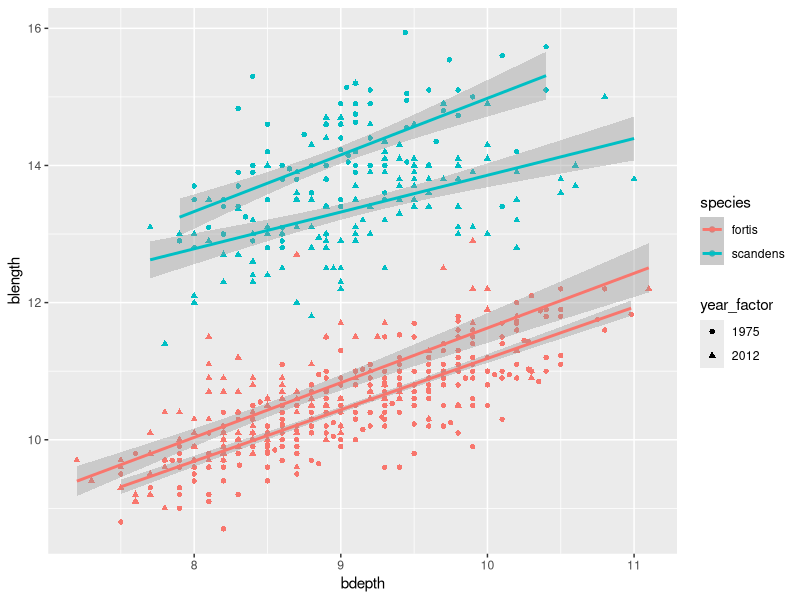

R code for this plot:
## ---- chunk 1
#| label: setup
#| include: false

library(tidyverse)
finch <- read.csv(here::here("data/galapago-finches.csv"))
## ---- chunk 2
library(tidyverse)
finch <- read.csv(here::here("data/galapago-finches.csv"))
as_tibble(finch)
## ---- chunk 3
finch2 <- finch |>
  mutate(year_factor = factor(year))
as_tibble(finch2)
## ---- chunk 4
ggplot(finch2,
       aes(x = bdepth,
           y = blength,
           color = species, 
           shape = year_factor)) +
  geom_point() +
  stat_smooth(method = "lm")
